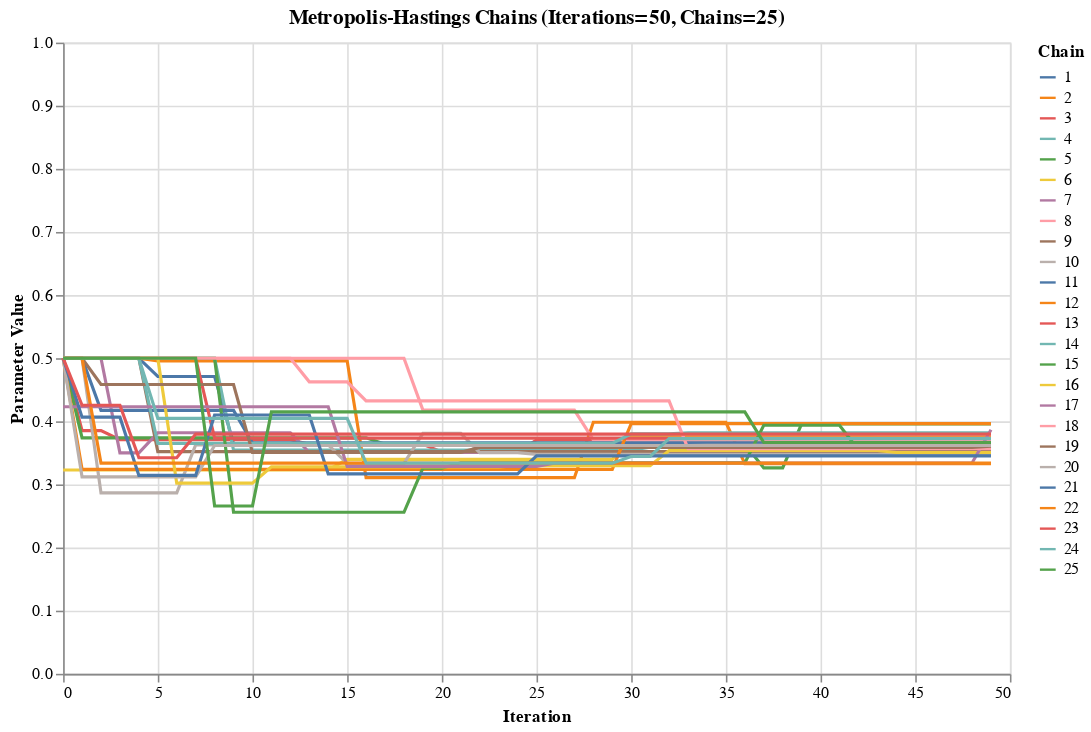

Source (notebook cell):
### Markdown cell above
Number of Path Simulations: The number of path simulations for a Monte Carlo Simulation is the number of possible different outcomes trees we are exploring. For example, if we have one path simulation, then we are only mapping one possible outcome. If we have two path simulations, then we are looking at two possible futures, etc etc. The more simulation paths that we observe, the more data we will have to analyze, and the more complete of a picture we will have prediting the future. A simple way we can see this is with the law of large numbers, which states that the more data we have, that dataset's mean will be closer to the true mean of whatever we are sampling. So, in our example, the more paths we have, the better an estimate of the stock's future value we will have.

Number of Iterations: The number of iterations in the algorithm shows how many steps we take to refine our estimate. This is like time to expiration in options pricing — more time allows for greater price fluctuations, just like how more iterations allows for a better estimate. With few iterations, our estimate is rough, like how an option close to expiration has limited opportunities for price movement. With more iterations, we get a more accurate distribution, just as a longer time to expiration gives the stock price more chances to impact an option’s value.

### Code cell
import numpy as np
import pandas as pd
import altair as alt

# Ensure Altair renders properly in Jupyter
alt.renderers.enable('default')

# Function to compute target probability (posterior distribution)
def target(p, num_heads, num_tails):
    if p <= 0 or p >= 1:
        return 0
    return (p ** num_heads) * ((1 - p) ** num_tails)

# Function to run Metropolis-Hastings algorithm for multiple chains
def metropolis_hastings(num_iterations, proposal_std, num_chains):
    chains = []

    for _ in range(num_chains):
        current_p = 0.5  # Start at 0.5
        chain = []

        for _ in range(num_iterations):
            proposed_p = current_p + np.random.normal(0, proposal_std)
            proposed_p = np.clip(proposed_p, 0, 1)  # Ensure it's in [0,1]

            current_target = target(current_p, num_heads, num_tails)
            proposed_target = target(proposed_p, num_heads, num_tails)

            if current_target == 0:
                acceptance_prob = 1 if proposed_target > 0 else 0
            else:
                acceptance_prob = min(1, proposed_target / current_target)

            if np.random.rand() < acceptance_prob:
                current_p = proposed_p

            chain.append(current_p)

        chains.append(chain)

    return np.array(chains)

# Function to plot results
def plot_chains(num_iterations, proposal_std, num_chains):
    chains = metropolis_hastings(num_iterations, proposal_std, num_chains)

    # Convert to DataFrame for visualization
    df = pd.DataFrame({
        'Iteration': np.tile(np.arange(num_iterations), num_chains),
        'Chain Value': chains.flatten(),
        'Chain': np.repeat(np.arange(1, num_chains + 1), num_iterations)
    })

    # Altair visualization
    chart = alt.Chart(df).mark_line().encode(
        x='Iteration:Q',
        y=alt.Y('Chain Value:Q', title='Parameter Value', scale=alt.Scale(domain=[0, 1])),
        color='Chain:N'
    ).properties(
        width=600,
        height=400,
        title=f'Metropolis-Hastings Chains (Iterations={num_iterations}, Chains={num_chains})'
    )

    return chart

# Generate coin flip data
np.random.seed(42)
true_p = np.random.uniform(0, 1)  # Random true probability
N = 1000
coin_flips = np.random.binomial(1, true_p, size=N)
num_heads = np.sum(coin_flips)
num_tails = N - num_heads

# Set parameters
# Todo: Make this interactable in the interface for the User.
num_iterations = 50 # Customize number of iterations
proposal_std = 0.5
num_chains = 25  # Customize number of path simulations

# Display the result
plot_chains(num_iterations, proposal_std, num_chains).display()

### Figure 1 — Vega-Lite specification as saved in the notebook (floating-point values rounded to 4 significant figures; data arrays with more than 128 entries replaced by an {"elided": "..."} marker saying what was removed)
{"config": {"view": {"continuousWidth": 300, "continuousHeight": 300}}, "data": {"name": "data-e86d63ccad3cb2d260304f81f043bd91"}, "mark": {"type": "line"}, "encoding": {"color": {"field": "Chain", "type": "nominal"}, "x": {"field": "Iteration", "type": "quantitative"}, "y": {"field": "Chain Value", "scale": {"domain": [0, 1]}, "title": "Parameter Value", "type": "quantitative"}}, "height": 400, "title": "Metropolis-Hastings Chains (Iterations=50, Chains=25)", "width": 600, "$schema": "https://vega.github.io/schema/vega-lite/v5.20.1.json", "datasets": {"data-e86d63ccad3cb2d260304f81f043bd91": {"elided": "1250 records"}}}
